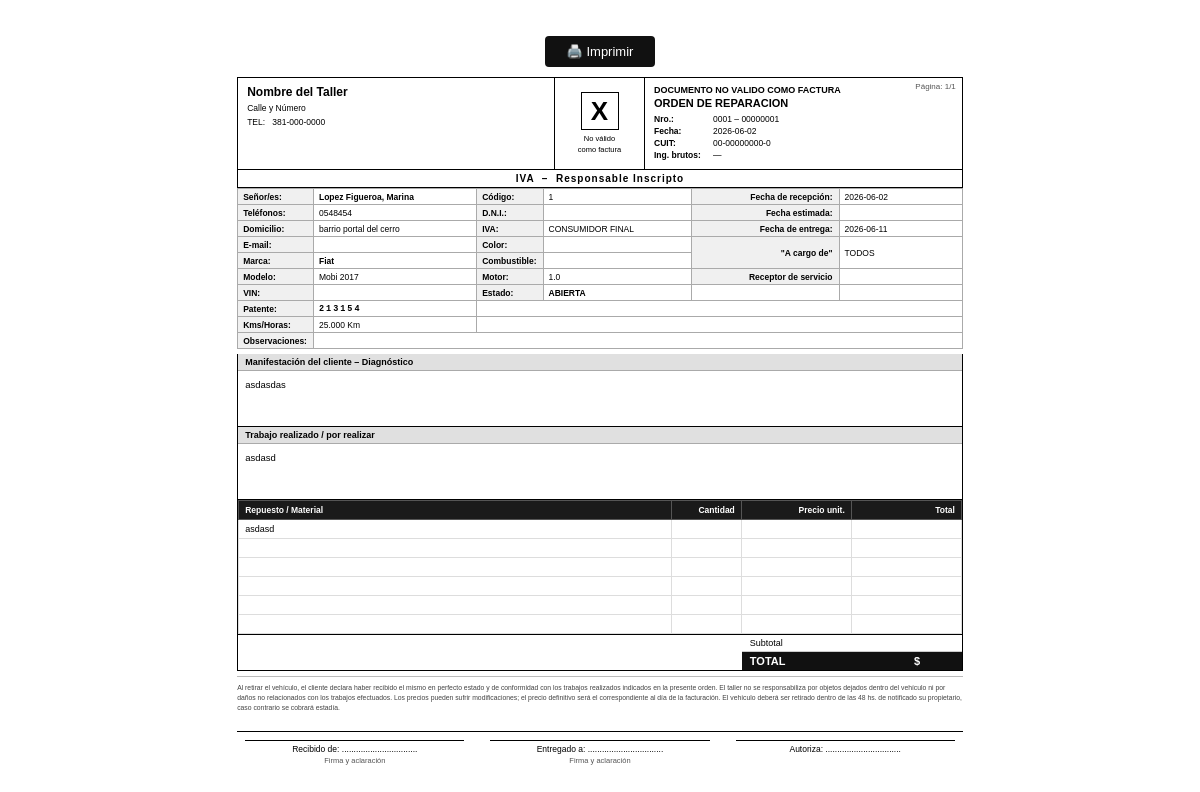
/ordenes/1/imprimir, run on the app's committed database.
### tables this page shows
CREATE TABLE ordenes (
            id INTEGER PRIMARY KEY AUTOINCREMENT,
            vehiculo_id INTEGER NOT NULL,
            cliente_id INTEGER NOT NULL,
            fecha_ingreso DATE NOT NULL,
            fecha_estimada DATE,
            fecha_egreso DATE,
            kilometros INTEGER,
            receptor_servicio TEXT,
            descripcion_trabajo TEXT,
            diagnostico TEXT,
            repuestos TEXT,
            observaciones TEXT,
            estado TEXT DEFAULT 'abierta',
            created_at TIMESTAMP DEFAULT CURRENT_TIMESTAMP,
            FOREIGN KEY (vehiculo_id) REFERENCES vehiculos(id),
            FOREIGN KEY (cliente_id) REFERENCES clientes(id)
        );

CREATE TABLE clientes (
            id INTEGER PRIMARY KEY AUTOINCREMENT,
            nombre TEXT NOT NULL,
            apellido TEXT NOT NULL,
            direccion TEXT,
            telefono TEXT,
            email TEXT,
            dni TEXT,
            created_at TIMESTAMP DEFAULT CURRENT_TIMESTAMP
        );

CREATE TABLE vehiculos (
            id INTEGER PRIMARY KEY AUTOINCREMENT,
            marca TEXT NOT NULL,
            modelo TEXT NOT NULL,
            patente TEXT NOT NULL UNIQUE,
            anio INTEGER,
            motor TEXT,
            vin TEXT,
            color TEXT,
            combustible TEXT,
            cliente_id INTEGER,
            created_at TIMESTAMP DEFAULT CURRENT_TIMESTAMP,
            FOREIGN KEY (cliente_id) REFERENCES clientes(id)
        );

### app.py (the view)
@app.route('/ordenes/<int:id>/imprimir')
def imprimir_orden(id):
    db = get_db()
    orden = db.execute('''
        SELECT o.*,
               c.nombre || ' ' || c.apellido AS cliente_nombre,
               c.apellido AS cliente_apellido, c.nombre AS cliente_nombre2,
               c.telefono AS cliente_tel, c.direccion AS cliente_dir,
               c.email AS cliente_email, c.dni AS cliente_dni,
               v.marca, v.modelo, v.patente, v.anio, v.motor,
               v.vin, v.color, v.combustible
        FROM ordenes o
        JOIN clientes c ON o.cliente_id=c.id
        JOIN vehiculos v ON o.vehiculo_id=v.id
        WHERE o.id=?
    ''', (id,)).fetchone()
    db.close()
    return render_template('orden_print.html', orden=orden, taller=TALLER)

### app.py (called while the page is built)
@app.before_request
def setup():
    if not hasattr(app, '_db_initialized'):
        init_db()
        app._db_initialized = True

### database.py (called while the page is built)
def get_db():
    conn = sqlite3.connect(DB_PATH)
    conn.row_factory = sqlite3.Row
    return conn

### templates/orden_print.html (shortened to what this page needs)
<!DOCTYPE html>
<html lang="es">
<head>
</head>
<body>
<div class="page">
  <div class="no-print"><button onclick="window.print()">🖨️ Imprimir</button></div>
  <div class="header">
    <div class="h-left">
      <div class="taller-name">{{ taller.nombre }}</div>
      <div class="taller-sub">
        {{ taller.direccion }}<br>
        TEL:&nbsp;&nbsp; {{ taller.telefono }}<br>
      </div>
    </div>
    <div class="h-mid">
      <div class="x-box">X</div>
      <div style="font-size:7.5px;text-align:center;line-height:1.4">No válido<br>como factura</div>
    </div>
    <div class="h-right">
      <div class="pagina">Página: 1/1</div>
      <div class="doc-no-factura">DOCUMENTO NO VALIDO COMO FACTURA</div>
      <div class="doc-titulo">ORDEN DE REPARACION</div>
      <div class="doc-row"><span class="lbl">Nro.:</span><span>0001 – {{ '%08d'|format(orden.id) }}</span></div>
      <div class="doc-row"><span class="lbl">Fecha:</span><span>{{ orden.fecha_ingreso }}</span></div>
      <div class="doc-row"><span class="lbl">CUIT:</span><span>{{ taller.cuit }}</span></div>
      <div class="doc-row"><span class="lbl">Ing. brutos:</span><span>{{ taller.ing_brutos or '—' }}</span></div>
    </div>
  </div>
  <div class="iva-bar">IVA &nbsp;–&nbsp; {{ taller.iva }}</div>
  <table class="data-table">
    <tr>
      <td class="lbl">Señor/es:</td>
      <td class="val" colspan="2"><strong>{{ orden.cliente_apellido }}, {{ orden.cliente_nombre2 }}</strong></td>
      <td class="lbl">Código:</td>
      <td class="val">{{ orden.cliente_id }}</td>
      <td class="lbl-r">Fecha de recepción:</td>
      <td class="val">{{ orden.fecha_ingreso }}</td>
    </tr>
    <tr>
      <td class="lbl">Teléfonos:</td>
      <td class="val" colspan="2">{{ orden.cliente_tel or '' }}</td>
      <td class="lbl">D.N.I.:</td>
      <td class="val">{{ orden.cliente_dni or '' }}</td>
      <td class="lbl-r">Fecha estimada:</td>
      <td class="val">{{ orden.fecha_estimada or '' }}</td>
    </tr>
    <tr>
      <td class="lbl">Domicilio:</td>
      <td class="val" colspan="2">{{ orden.cliente_dir or '' }}</td>
      <td class="lbl">IVA:</td>
      <td class="val">CONSUMIDOR FINAL</td>
      <td class="lbl-r">Fecha de entrega:</td>
      <td class="val">{{ orden.fecha_egreso or '' }}</td>
    </tr>
    <tr>
      <td class="lbl">E-mail:</td>
      <td class="val" colspan="2">{{ orden.cliente_email or '' }}</td>
      <td class="lbl">Color:</td>
      <td class="val">{{ orden.color or '' }}</td>
      <td class="lbl-r" rowspan="2" style="vertical-align:middle">"A cargo de"</td>
      <td class="val" rowspan="2" style="vertical-align:middle">TODOS</td>
    </tr>
    <tr>
      <td class="lbl">Marca:</td>
      <td class="val" colspan="2"><strong>{{ orden.marca }}</strong></td>
      <td class="lbl">Combustible:</td>
      <td class="val">{{ orden.combustible or '' }}</td>
    </tr>
    <tr>
      <td class="lbl">Modelo:</td>
      <td class="val" colspan="2">{{ orden.modelo }}{% if orden.anio %} {{ orden.anio }}{% endif %}</td>
      <td class="lbl">Motor:</td>
      <td class="val">{{ orden.motor or '' }}</td>
      <td class="lbl-r">Receptor de servicio</td>
      <td class="val"><strong>{{ orden.receptor_servicio or '' }}</strong></td>
    </tr>
    <tr>
      <td class="lbl">VIN:</td>
      <td class="val" colspan="2" style="font-family:monospace;font-size:8px">{{ orden.vin or '' }}</td>
      <td class="lbl">Estado:</td>
      <td class="val"><strong>{{ orden.estado.upper() }}</strong></td>
      <td></td><td></td>
    </tr>
    <tr>
      <td class="lbl">Patente:</td>
      <td class="val" colspan="2"><strong style="font-family:monospace;letter-spacing:2px">{{ orden.patente }}</strong></td>
      <td colspan="4"></td>
    </tr>
    <tr>
      <td class="lbl">Kms/Horas:</td>
      <td class="val" colspan="2">{{ '{:,}'.format(orden.kilometros).replace(',','.')|string + ' Km' if orden.kilometros else '' }}</td>
      <td colspan="4"></td>
    </tr>
    <tr>
      <td class="lbl">Observaciones:</td>
      <td class="val" colspan="6">{{ orden.observaciones or '' }}</td>
    </tr>
  </table>
  <div class="section" style="margin-top:5px">
    <div class="sec-title">Manifestación del cliente – Diagnóstico</div>
    <div class="sec-body">{{ orden.diagnostico or '' }}</div>
  </div>
  <div class="section">
    <div class="sec-title">Trabajo realizado / por realizar</div>
    <div class="sec-body">{{ orden.descripcion_trabajo or '' }}</div>
  </div>
  <div class="items-wrap">
    <table class="items-table">
      <thead>
        <tr>
          <th>Repuesto / Material</th>
          <th class="r" style="width:70px">Cantidad</th>
          <th class="r" style="width:110px">Precio unit.</th>
          <th class="r" style="width:110px">Total</th>
        </tr>
      </thead>
      <tbody>
        {% set lines = orden.repuestos.split('\n') if orden.repuestos else [] %}
        {% for line in lines if line.strip() %}
        <tr><td>{{ line.strip() }}</td><td></td><td></td><td></td></tr>
        {% endfor %}
        {% for _ in range([6 - (lines|selectattr('strip')|list|length), 3]|max) %}
        <tr><td>&nbsp;</td><td></td><td></td><td></td></tr>
        {% endfor %}
      </tbody>
    </table>
  </div>
  <div class="totals-row">
    <div class="totals-box">
      <div class="t-row"><span>Subtotal</span><span>&nbsp;</span></div>
      <div class="t-row final"><span>TOTAL</span><span>$&nbsp;&nbsp;&nbsp;&nbsp;&nbsp;&nbsp;&nbsp;&nbsp;&nbsp;&nbsp;&nbsp;</span></div>
    </div>
  </div>
  <div class="legal">
    Al retirar el vehículo, el cliente declara haber recibido el mismo en perfecto estado y de conformidad con los trabajos realizados indicados en la presente orden.
    El taller no se responsabiliza por objetos dejados dentro del vehículo ni por daños no relacionados con los trabajos efectuados.
    Los precios pueden sufrir modificaciones; el precio definitivo será el correspondiente al día de la facturación.
    El vehículo deberá ser retirado dentro de las 48 hs. de notificado su propietario, caso contrario se cobrará estadía.
  </div>
  <div class="firmas">
    <div class="firma-blk">
      <div class="f-line">Recibido de: ................................</div>
      <div class="f-sub">Firma y aclaración</div>
    </div>
    <div class="firma-blk">
      <div class="f-line">Entregado a: ................................</div>
      <div class="f-sub">Firma y aclaración</div>
    </div>
    <div class="firma-blk">
      <div class="f-line">Autoriza: ................................</div>
      <div class="f-sub">&nbsp;</div>
    </div>
  </div>
</div>
</body>
</html>

### templates/orden_print.html (style rules this page uses)
* { margin:0;padding:0;box-sizing:border-box }
body { font-family:Arial,sans-serif;font-size:9.5px;color:#000;background:#fff }
.page { width:210mm;margin:0 auto;padding:7mm 9mm }
.header { display:grid;grid-template-columns:1fr 90px 1fr;border:1px solid #000 }
.h-left { padding:7px 9px;border-right:1px solid #000 }
.h-mid { display:flex;flex-direction:column;align-items:center;justify-content:center; border-right:1px solid #000;padding:4px;text-align:center }
.h-right { padding:7px 9px;position:relative }
.pagina { position:absolute;top:4px;right:6px;font-size:8px;color:#555 }
.taller-name { font-size:12px;font-weight:bold;margin-bottom:3px }
.taller-sub { font-size:8.5px;line-height:1.6 }
.x-box { font-size:26px;font-weight:bold;border:1px solid #000; width:38px;height:38px;display:flex;align-items:center;justify-content:center;margin-bottom:4px }
.doc-no-factura { font-size:9px;font-weight:bold;margin-bottom:2px }
.doc-titulo { font-size:11px;font-weight:bold;margin-bottom:5px }
.doc-row { display:flex;gap:4px;font-size:8.5px;margin-bottom:2px }
.doc-row .lbl { font-weight:bold;min-width:55px }
.iva-bar { text-align:center;font-size:10px;font-weight:bold; border:1px solid #000;border-top:none;padding:3px;letter-spacing:1px }
.data-table { width:100%;border-collapse:collapse;border:1px solid #000;border-top:none }
.data-table td { border:1px solid #aaa;padding:2px 5px;font-size:8.5px;vertical-align:middle;height:16px }
.data-table td.lbl { font-weight:bold;background:#f0f0f0;white-space:nowrap;width:1%;padding-right:6px }
.data-table td.val { min-width:80px }
.data-table td.lbl-r { font-weight:bold;background:#f0f0f0;white-space:nowrap;text-align:right;padding-right:6px }
.section { border:1px solid #000;border-top:none }
.sec-title { font-weight:bold;font-size:9px;padding:3px 7px; background:#e0e0e0;border-bottom:1px solid #aaa }
.sec-body { padding:6px 7px;min-height:55px;font-size:9.5px; line-height:1.6;white-space:pre-wrap }
.items-wrap { border:1px solid #000;border-top:none }
.items-table { width:100%;border-collapse:collapse }
.items-table th { background:#1a1a1a;color:#fff;font-size:8.5px; padding:4px 6px;text-align:left;border:1px solid #555 }
.items-table th.r { text-align:right }
.items-table td { font-size:9px;padding:4px 6px;border:1px solid #ddd;height:18px }
.totals-row { display:flex;justify-content:flex-end; border:1px solid #000;border-top:none;padding:0 }
.totals-box { width:220px }
.t-row { display:flex;justify-content:space-between; padding:3px 8px;font-size:9px;border-bottom:1px solid #ccc }
.t-row.final { background:#111;color:#fff;font-weight:bold;font-size:11px;border:none }
.legal { font-size:6.8px;line-height:1.45;padding:6px 0 4px; color:#444;border-top:1px solid #bbb;margin-top:5px }
.firmas { display:grid;grid-template-columns:1fr 1fr 1fr; gap:10px;margin-top:14px;padding-top:8px;border-top:1px solid #000 }
.firma-blk { text-align:center }
.f-line { border-top:1px solid #000;padding-top:3px;margin:0 8px;font-size:8.5px }
.f-sub { font-size:7.5px;color:#555;margin-top:2px }
.no-print { text-align:center;padding:10px }
.no-print button { background:#111;color:#fff;border:none;padding:8px 22px; border-radius:4px;cursor:pointer;font-size:13px }

### data on the page
ordenes: id "00000001", fecha_ingreso "2026-06-02", cliente_id "1", fecha_egreso "2026-06-11", estado "ABIERTA", kilometros "25.000 Km", diagnostico "asdasdas", descripcion_trabajo "asdasd", strip "asdasd"
clientes: cliente_apellido "Lopez Figueroa", cliente_nombre2 "Marina", telefono "0548454", direccion "barrio portal del cerro"
vehiculos: marca "Fiat", modelo "Mobi", anio "2017", motor "1.0", patente "213154"

### other printed values
{{ taller.nombre }} "Nombre del Taller"
{{ taller.direccion }} "Calle y Número"
{{ taller.telefono }} "381-000-0000"
{{ taller.cuit }} "00-00000000-0"
{{ taller.ing_brutos or '—' }} "—"
{{ taller.iva }} "Responsable Inscripto"
